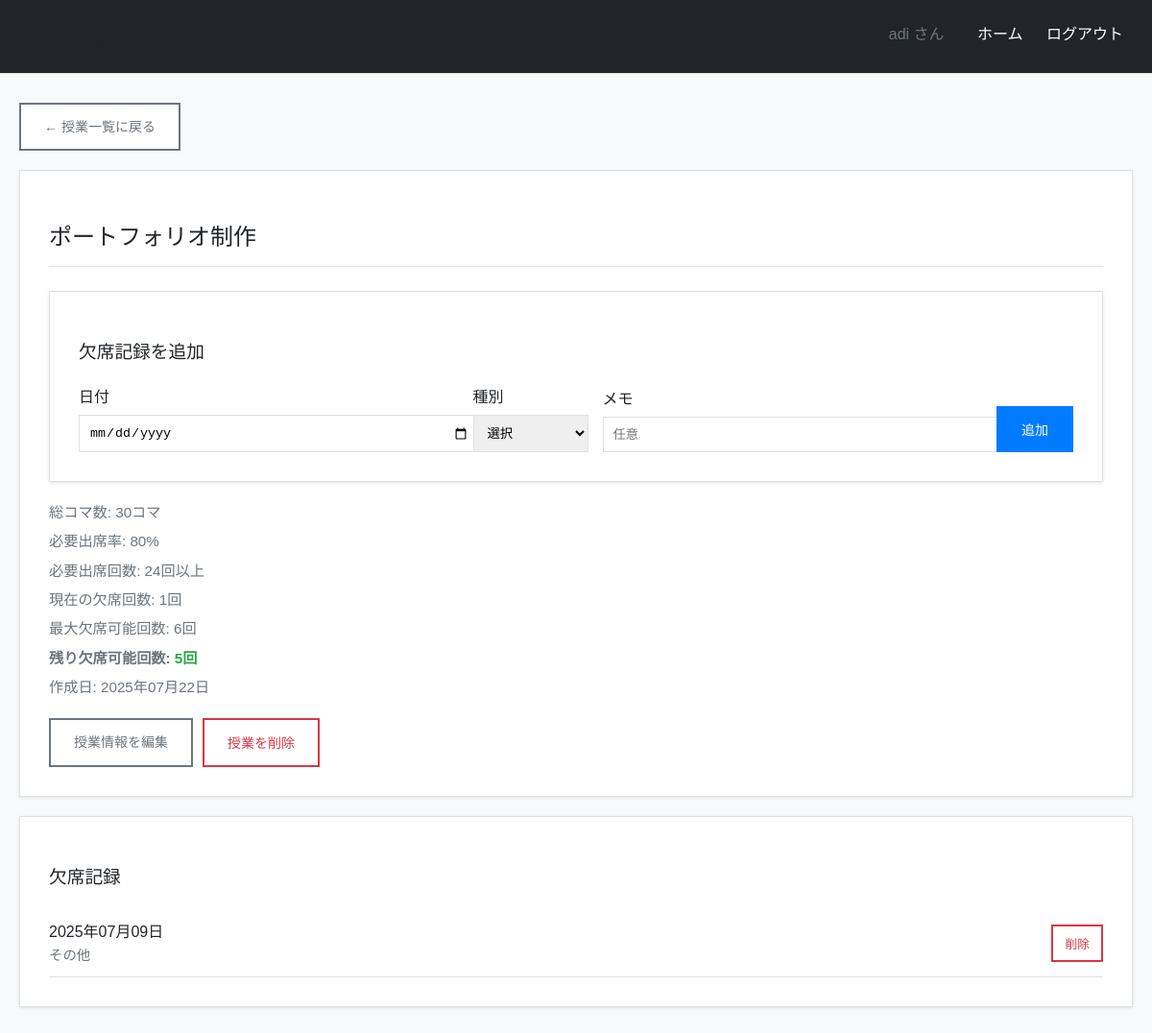
The app's page /course/7/ (signed in) with its own data.
### sabotage_app/models.py (models this page shows, shortened)
class Course(models.Model):
    user = models.ForeignKey(User, on_delete=models.CASCADE)
    name = models.CharField(max_length=100, verbose_name="授業名")
    total_time_block = models.IntegerField(verbose_name="総コマ数")
    need_percent = models.FloatField(validators=[MinValueValidator(0), MaxValueValidator(100)], verbose_name="必要出席率")
    created_at = models.DateTimeField(auto_now_add=True)
    updated_at = models.DateTimeField(auto_now=True)
    class Meta:
        ordering = ['name']

class SabotageRecord(models.Model):
    course = models.ForeignKey(Course, on_delete=models.CASCADE, related_name='sabotagerecord')
    date = models.DateField()
    absence_type = models.CharField(max_length=10)
    note = models.TextField(blank=True)
    created_at = models.DateTimeField(auto_now_add=True)

### sabotage_app/views.py (the view)
@method_decorator(login_required, name='dispatch')
class CourseDetailView(View):
    def get(self, request, course_id):
        course = get_object_or_404(Course, id=course_id, user=request.user)
        sabotage_records = SabotageRecord.objects.filter(course=course).order_by('-date')
        total_classes = course.total_time_block
        required_attendance_rate = course.need_percent / 100
        required_attendance_count = total_classes * required_attendance_rate
        current_absence_count = sabotage_records.count()
        max_absence_count = total_classes - required_attendance_count
        remaining_absence_count = max_absence_count - current_absence_count
        context = {
            'course': course,
            'sabotage_records': sabotage_records,
            'current_absence_count': current_absence_count,
            'max_absence_count': int(max_absence_count),
            'remaining_absence_count': int(remaining_absence_count),
            'total_classes': total_classes,
            'required_attendance_count': int(required_attendance_count),
        }
        return render(request, "sabotage_app/course_detail.html", context)

### templates/sabotage_app/course_detail.html (shortened to what this page needs)
{% extends 'sabotage_app/base.html' %}
{% block content %}
<div style="margin-bottom: 20px;">
    <a href="{% url 'index' %}" class="btn btn-secondary">← 授業一覧に戻る</a>
</div>
<div class="card">
    <h2>{{ course.name }}</h2>
    <div class="card">
        <h3>欠席記録を追加</h3>
        <form method="post" action="{% url 'sabotage_record_edit' %}" style="display: flex; gap: 15px; align-items: end; flex-wrap: wrap;">
            <div style="flex: 1; min-width: 150px;">
                <label for="date" style="display: block; margin-bottom: 5px; font-weight: 400;">日付</label>
                <input type="date" id="date" name="date" required style="width: 100%; padding: 10px; border: 1px solid #dee2e6;">
            </div>
            <div style="flex: 0 0 120px;">
                <label for="absence_type" style="display: block; margin-bottom: 5px; font-weight: 400;">種別</label>
                <select id="absence_type" name="absence_type" required style="width: 100%; padding: 10px; border: 1px solid #dee2e6;">
                    <option value="">選択</option>
                </select>
            </div>
            <div style="flex: 1; min-width: 150px;">
                <label for="note" style="display: block; margin-bottom: 5px; font-weight: 400;">メモ</label>
                <input type="text" id="note" name="note" placeholder="任意" style="width: 100%; padding: 10px; border: 1px solid #dee2e6;">
            </div>
            <button type="submit" class="btn btn-primary">追加</button>
        </form>
    </div>
    <div style="margin-bottom: 20px;">
        <div class="course-info">総コマ数: {{ total_classes }}コマ</div>
        <div class="course-info">必要出席率: {{ required_attendance_rate|default:80 }}%</div>
        <div class="course-info">必要出席回数: {{ required_attendance_count }}回以上</div>
        <div class="course-info">現在の欠席回数: {{ current_absence_count }}回</div>
        <div class="course-info">最大欠席可能回数: {{ max_absence_count }}回</div>
        <div class="course-info">
            <strong>残り欠席可能回数:
                {% if remaining_absence_count > 0 %}
                    <span style="color: #28a745;">{{ remaining_absence_count }}回</span>
                {% elif remaining_absence_count == 0 %}
                    <span style="color: #ffc107;">これ以上休めません</span>
                {% else %}
                    <span style="color: #dc3545;">{{ remaining_absence_count }}回オーバー（単位取得困難）</span>
                {% endif %}
            </strong>
        </div>
        <div class="course-info">作成日: {{ course.created_at|date:"Y年m月d日" }}</div>
    </div>
    <div style="margin-top: 20px; display: flex; gap: 10px; flex-wrap: wrap;">
        <a href="{% url 'course_edit' course.id %}" class="btn btn-secondary">授業情報を編集</a>
        <button onclick="if(confirm('本当に削除しますか？')) { document.getElementById('delete-form').submit(); }" class="btn btn-danger">授業を削除</button>
    </div>
</div>
<div class="card">
    <h3>欠席記録</h3>
    {% if sabotage_records %}
        {% for record in sabotage_records %}
        <div style="border-bottom: 1px solid #dee2e6; padding: 10px 0; display: flex; justify-content: space-between; align-items: center;">
            <div>
                <div style="font-weight: 500;">{{ record.date|date:"Y年m月d日" }}</div>
                <div style="color: #6c757d; font-size: 0.9rem;">{{ record.absence_type }}</div>
            </div>
            <div style="display: flex; gap: 10px;">
                <button onclick="if(confirm('本当に削除しますか？')) { document.getElementById('delete-record-{{ record.id }}').submit(); }" class="btn btn-danger" style="font-size: 0.8rem; padding: 8px 12px;">削除</button>
            </div>
        </div>
        {% endfor %}
    {% else %}
        <div style="text-align: center; color: #6c757d; padding: 20px;">
            まだ欠席記録がありません。
        </div>
    {% endif %}
</div>
{% endblock %}

### templates/sabotage_app/base.html (shortened to what this page needs)
<!DOCTYPE html>
<html lang="ja">
<head>
</head>
<body>
    <div class="header clearfix">
        <h1>欠課管理アプリ</h1>
        <div class="nav">
            {% if user.is_authenticated %}
                <span>{{ user.username }} さん</span>
                <a href="{% url 'index' %}">ホーム</a>
                <a href="{% url 'logout' %}">ログアウト</a>
            {% else %}
                <a href="{% url 'login' %}">ログイン</a>
                <a href="{% url 'signup' %}">新規登録</a>
            {% endif %}
        </div>
    </div>
    <div class="container">
        {% block content %}
        {% endblock %}
    </div>
</body>
</html>

### records on screen
Course: name "ポートフォリオ制作", created_at "2025年07月22日"
SabotageRecord: date "2025年07月09日", absence_type "その他"

### other values on screen
{{ user.username }} "adi"
{{ total_classes }} "30"
{{ required_attendance_rate|default:80 }} "80"
{{ required_attendance_count }} "24"
{{ current_absence_count }} "1"
{{ max_absence_count }} "6"
{{ remaining_absence_count }} "5"
